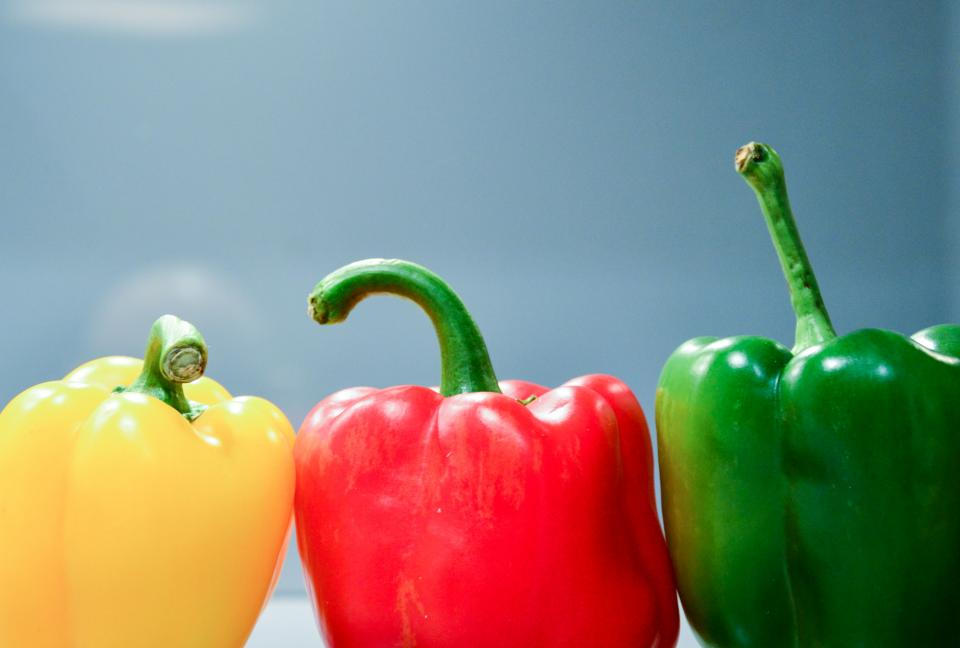
#> input picture OpenCV/Images/capsicum.jpg, 960 x 648 px
$ python ColorSpaces.py
#> lines starting #> are read from the running program, lines starting #| are printed output that depends on the picture
import cv2
import numpy as np

import matplotlib.pyplot as plt

#%matplotlib inline

# opencv reads the image in BGR format
bgr_img = cv2.imread('./Images/capsicum.jpg')
#> bgr_img is the input picture: shape (648, 960, 3); mean B, G, R 121.7, 135.9, 138.8

gray_img = cv2.cvtColor(bgr_img, cv2.COLOR_BGR2GRAY)
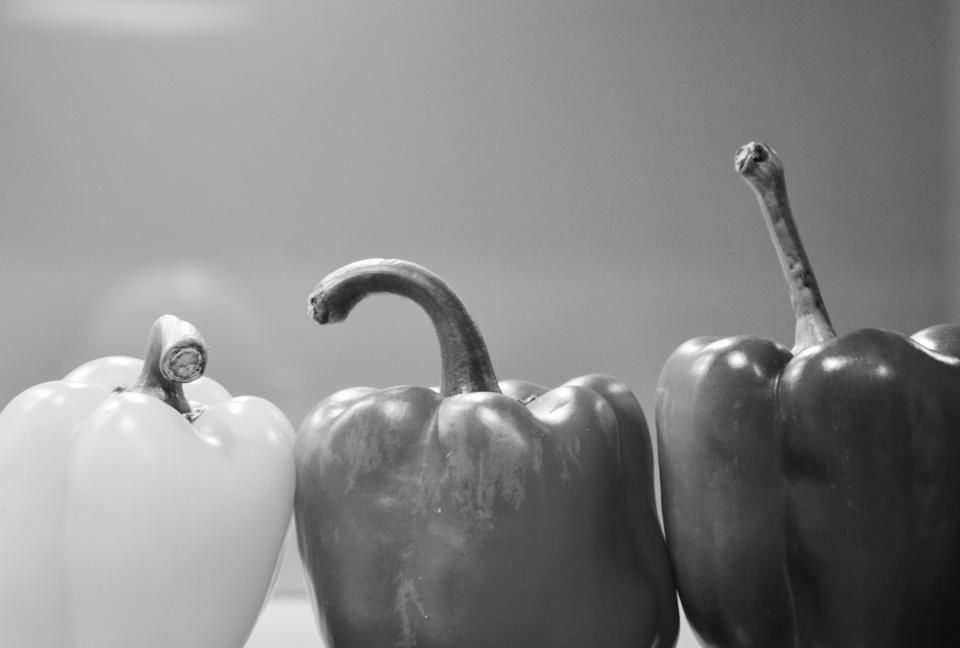
#> gray_img: shape (648, 960); min 10, max 255, mean 135.2

# hue-saturation-
hsv_img  = cv2.cvtColor(bgr_img, cv2.COLOR_BGR2HSV)
#> hsv_img: shape (648, 960, 3); mean H, S, V 86.4, 135.3, 180

#
lab_img = cv2.cvtColor(bgr_img, cv2.COLOR_BGR2LAB)
#> lab_img: shape (648, 960, 3); mean of channels 0, 1, 2 151.6, 128.6, 140.2

#rgb color
rgb_img = cv2.cvtColor(bgr_img, cv2.COLOR_BGR2RGB)

# display them

fig, axes = plt.subplots(2,2, figsize=(10,6))
axes[0,0].imshow(rgb_img)
axes[0,0].title.set_text('RGB')

axes[0,1].imshow(gray_img)
axes[0,1].title.set_text('Gray')

axes[1,0].imshow(hsv_img)
axes[1,0].title.set_text('HSV')

axes[1,1].imshow(lab_img)
axes[1,1].title.set_text('LAB')

plt.tight_layout()
plt.show()
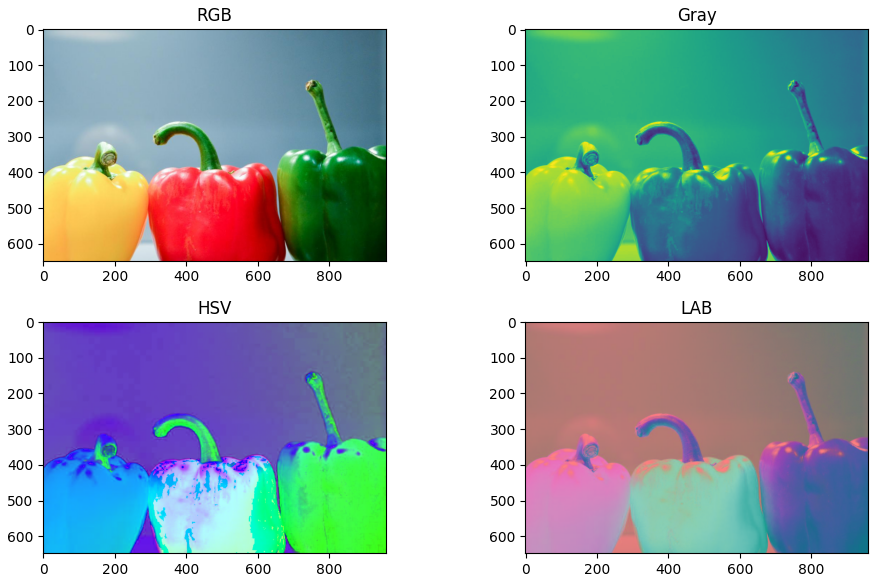
#> figure drawn by matplotlib, 4 panels

cv2.imshow('Gray Image', gray_img)
cv2.waitKey(0)

$ run again, with OpenCV/Images/boy.jpg copied over OpenCV/Images/capsicum.jpg
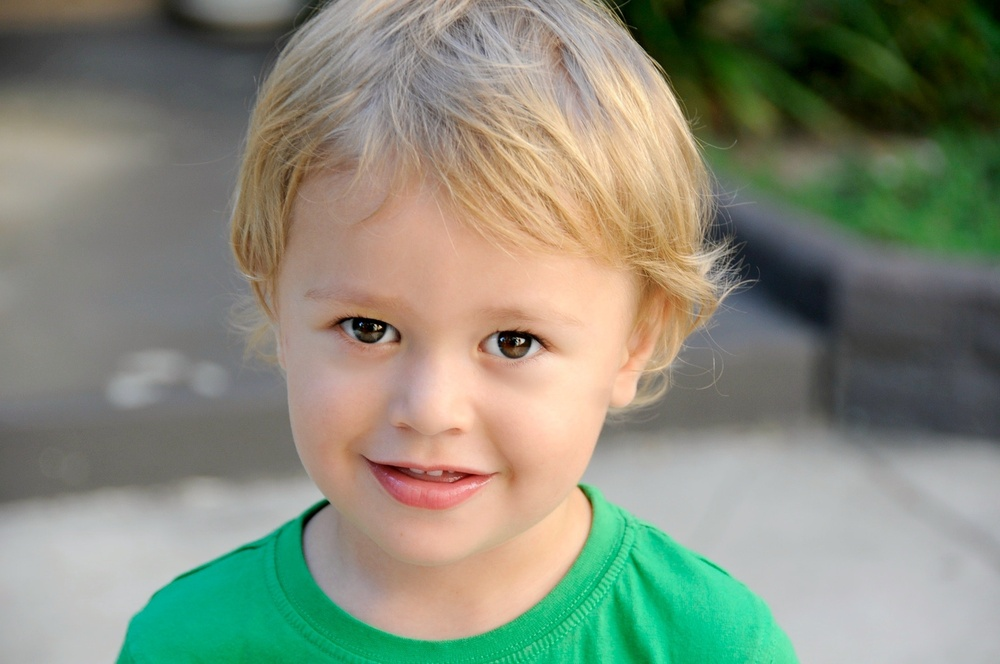
#> input picture OpenCV/Images/boy.jpg, 1000 x 664 px, shrunk from 2144 x 1424 before the run
#> bgr_img is the input picture: shape (664, 1000, 3); mean B, G, R 121.2, 138.8, 133.6
#> `gray_img = cv2.cvtColor(bgr_img, cv2.COLOR_BGR2GRAY)`:
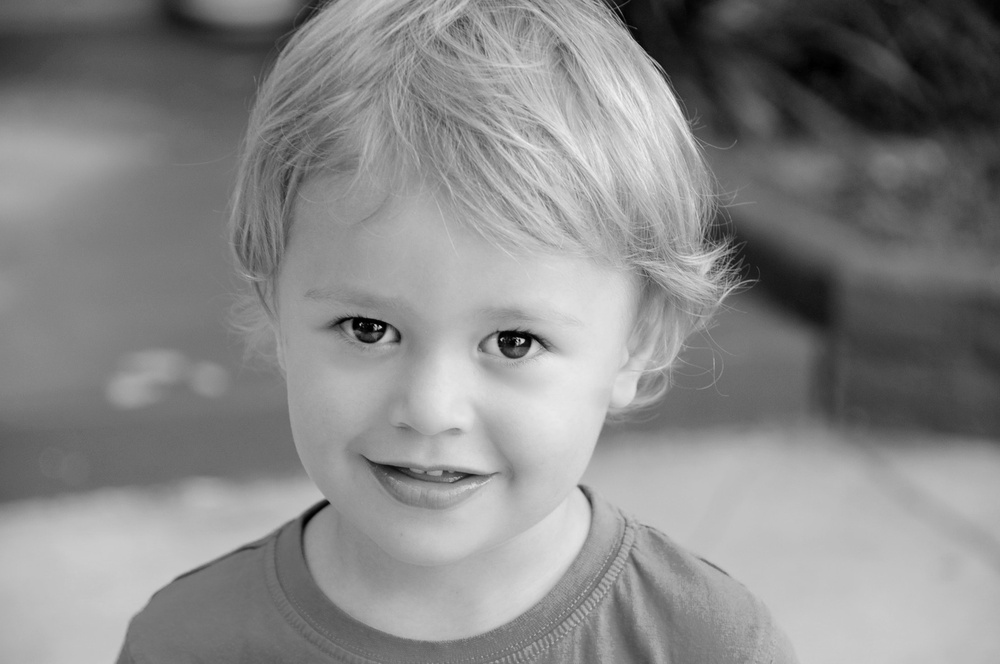
#> gray_img: shape (664, 1000); min 0, max 243, mean 135.2
#> hsv_img: shape (664, 1000, 3); mean H, S, V 49.5, 70.8, 151.3
#> lab_img: shape (664, 1000, 3); mean of channels 0, 1, 2 145.4, 124.8, 137.6
#> `plt.show()`:
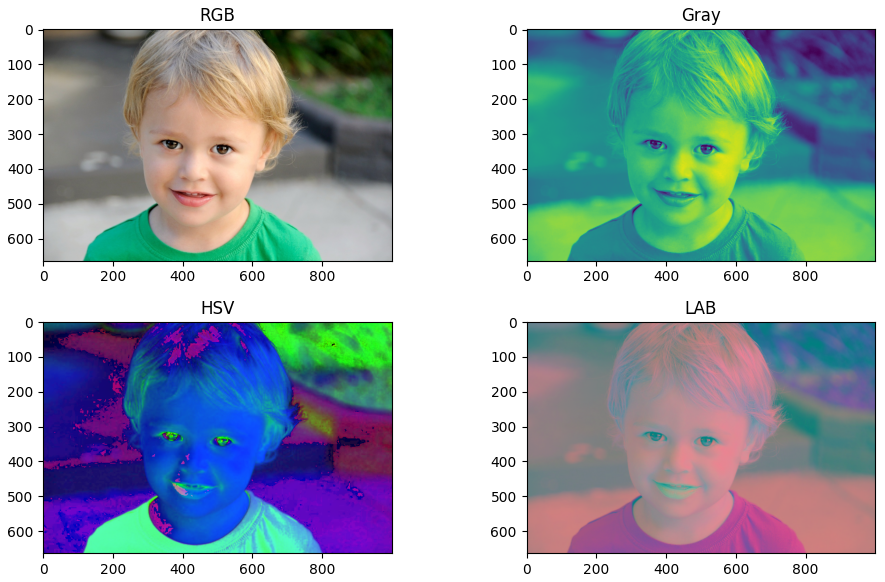
#> figure drawn by matplotlib, 4 panels
